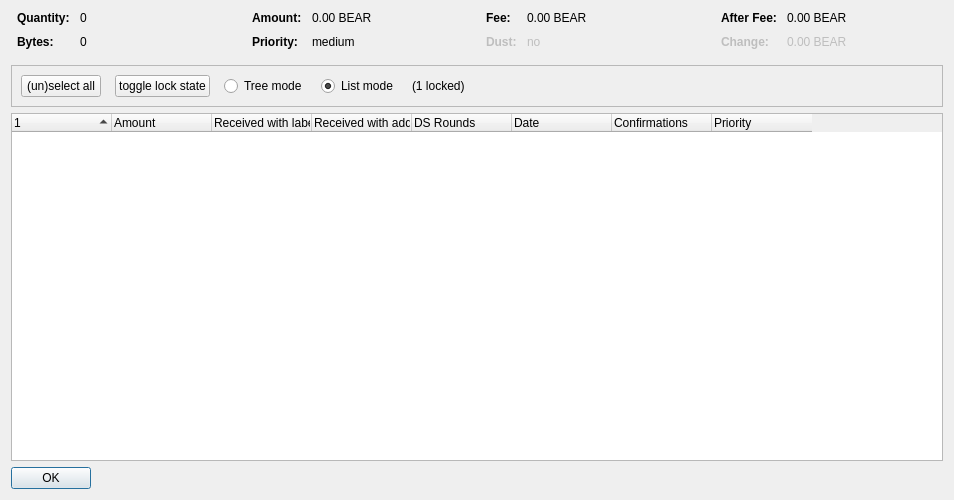
<?xml version="1.0" encoding="UTF-8"?>
<ui version="4.0">
 <class>CoinControlDialog</class>
 <widget class="QDialog" name="CoinControlDialog">
  <property name="geometry">
   <rect>
    <x>0</x>
    <y>0</y>
    <width>954</width>
    <height>500</height>
   </rect>
  </property>
  <property name="windowTitle">
   <string>Coin Selection</string>
  </property>
  <layout class="QVBoxLayout" name="verticalLayout">
   <item>
    <layout class="QHBoxLayout" name="horizontalLayoutTop" stretch="0,0,0,0">
     <property name="topMargin">
      <number>0</number>
     </property>
     <property name="bottomMargin">
      <number>10</number>
     </property>
     <item>
      <layout class="QFormLayout" name="formLayoutCoinControl1">
       <property name="horizontalSpacing">
        <number>10</number>
       </property>
       <property name="verticalSpacing">
        <number>10</number>
       </property>
       <property name="leftMargin">
        <number>6</number>
       </property>
       <property name="rightMargin">
        <number>6</number>
       </property>
       <item row="0" column="0">
        <widget class="QLabel" name="labelCoinControlQuantityText">
         <property name="font">
          <font>
           <weight>75</weight>
           <bold>true</bold>
          </font>
         </property>
         <property name="text">
          <string>Quantity:</string>
         </property>
        </widget>
       </item>
       <item row="0" column="1">
        <widget class="QLabel" name="labelCoinControlQuantity">
         <property name="cursor">
          <cursorShape>IBeamCursor</cursorShape>
         </property>
         <property name="contextMenuPolicy">
          <enum>Qt::ActionsContextMenu</enum>
         </property>
         <property name="text">
          <string notr="true">0</string>
         </property>
         <property name="textInteractionFlags">
          <set>Qt::LinksAccessibleByMouse|Qt::TextSelectableByKeyboard|Qt::TextSelectableByMouse</set>
         </property>
        </widget>
       </item>
       <item row="1" column="0">
        <widget class="QLabel" name="labelCoinControlBytesText">
         <property name="font">
          <font>
           <weight>75</weight>
           <bold>true</bold>
          </font>
         </property>
         <property name="text">
          <string>Bytes:</string>
         </property>
        </widget>
       </item>
       <item row="1" column="1">
        <widget class="QLabel" name="labelCoinControlBytes">
         <property name="cursor">
          <cursorShape>IBeamCursor</cursorShape>
         </property>
         <property name="contextMenuPolicy">
          <enum>Qt::ActionsContextMenu</enum>
         </property>
         <property name="text">
          <string notr="true">0</string>
         </property>
         <property name="textInteractionFlags">
          <set>Qt::LinksAccessibleByMouse|Qt::TextSelectableByKeyboard|Qt::TextSelectableByMouse</set>
         </property>
        </widget>
       </item>
      </layout>
     </item>
     <item>
      <layout class="QFormLayout" name="formLayoutCoinControl2">
       <property name="horizontalSpacing">
        <number>10</number>
       </property>
       <property name="verticalSpacing">
        <number>10</number>
       </property>
       <property name="leftMargin">
        <number>6</number>
       </property>
       <property name="rightMargin">
        <number>6</number>
       </property>
       <item row="0" column="0">
        <widget class="QLabel" name="labelCoinControlAmountText">
         <property name="font">
          <font>
           <weight>75</weight>
           <bold>true</bold>
          </font>
         </property>
         <property name="text">
          <string>Amount:</string>
         </property>
        </widget>
       </item>
       <item row="0" column="1">
        <widget class="QLabel" name="labelCoinControlAmount">
         <property name="cursor">
          <cursorShape>IBeamCursor</cursorShape>
         </property>
         <property name="contextMenuPolicy">
          <enum>Qt::ActionsContextMenu</enum>
         </property>
         <property name="text">
          <string notr="true">0.00 BEAR</string>
         </property>
         <property name="textInteractionFlags">
          <set>Qt::LinksAccessibleByMouse|Qt::TextSelectableByKeyboard|Qt::TextSelectableByMouse</set>
         </property>
        </widget>
       </item>
       <item row="1" column="0">
        <widget class="QLabel" name="labelCoinControlPriorityText">
         <property name="font">
          <font>
           <weight>75</weight>
           <bold>true</bold>
          </font>
         </property>
         <property name="text">
          <string>Priority:</string>
         </property>
        </widget>
       </item>
       <item row="1" column="1">
        <widget class="QLabel" name="labelCoinControlPriority">
         <property name="cursor">
          <cursorShape>IBeamCursor</cursorShape>
         </property>
         <property name="contextMenuPolicy">
          <enum>Qt::ActionsContextMenu</enum>
         </property>
         <property name="text">
          <string>medium</string>
         </property>
         <property name="textInteractionFlags">
          <set>Qt::LinksAccessibleByMouse|Qt::TextSelectableByKeyboard|Qt::TextSelectableByMouse</set>
         </property>
        </widget>
       </item>
      </layout>
     </item>
     <item>
      <layout class="QFormLayout" name="formLayoutCoinControl3">
       <property name="horizontalSpacing">
        <number>10</number>
       </property>
       <property name="verticalSpacing">
        <number>10</number>
       </property>
       <property name="leftMargin">
        <number>6</number>
       </property>
       <property name="rightMargin">
        <number>6</number>
       </property>
       <item row="0" column="0">
        <widget class="QLabel" name="labelCoinControlFeeText">
         <property name="font">
          <font>
           <weight>75</weight>
           <bold>true</bold>
          </font>
         </property>
         <property name="text">
          <string>Fee:</string>
         </property>
        </widget>
       </item>
       <item row="0" column="1">
        <widget class="QLabel" name="labelCoinControlFee">
         <property name="cursor">
          <cursorShape>IBeamCursor</cursorShape>
         </property>
         <property name="contextMenuPolicy">
          <enum>Qt::ActionsContextMenu</enum>
         </property>
         <property name="text">
          <string notr="true">0.00 BEAR</string>
         </property>
         <property name="textInteractionFlags">
          <set>Qt::LinksAccessibleByMouse|Qt::TextSelectableByKeyboard|Qt::TextSelectableByMouse</set>
         </property>
        </widget>
       </item>
       <item row="1" column="0">
        <widget class="QLabel" name="labelCoinControlLowOutputText">
         <property name="enabled">
          <bool>false</bool>
         </property>
         <property name="font">
          <font>
           <weight>75</weight>
           <bold>true</bold>
          </font>
         </property>
         <property name="text">
          <string>Dust:</string>
         </property>
        </widget>
       </item>
       <item row="1" column="1">
        <widget class="QLabel" name="labelCoinControlLowOutput">
         <property name="enabled">
          <bool>false</bool>
         </property>
         <property name="cursor">
          <cursorShape>IBeamCursor</cursorShape>
         </property>
         <property name="contextMenuPolicy">
          <enum>Qt::ActionsContextMenu</enum>
         </property>
         <property name="text">
          <string>no</string>
         </property>
         <property name="textInteractionFlags">
          <set>Qt::LinksAccessibleByMouse|Qt::TextSelectableByKeyboard|Qt::TextSelectableByMouse</set>
         </property>
        </widget>
       </item>
      </layout>
     </item>
     <item>
      <layout class="QFormLayout" name="formLayoutCoinControl4">
       <property name="horizontalSpacing">
        <number>10</number>
       </property>
       <property name="verticalSpacing">
        <number>10</number>
       </property>
       <property name="leftMargin">
        <number>6</number>
       </property>
       <property name="rightMargin">
        <number>6</number>
       </property>
       <item row="0" column="0">
        <widget class="QLabel" name="labelCoinControlAfterFeeText">
         <property name="font">
          <font>
           <weight>75</weight>
           <bold>true</bold>
          </font>
         </property>
         <property name="text">
          <string>After Fee:</string>
         </property>
        </widget>
       </item>
       <item row="0" column="1">
        <widget class="QLabel" name="labelCoinControlAfterFee">
         <property name="cursor">
          <cursorShape>IBeamCursor</cursorShape>
         </property>
         <property name="contextMenuPolicy">
          <enum>Qt::ActionsContextMenu</enum>
         </property>
         <property name="text">
          <string notr="true">0.00 BEAR</string>
         </property>
         <property name="textInteractionFlags">
          <set>Qt::LinksAccessibleByMouse|Qt::TextSelectableByKeyboard|Qt::TextSelectableByMouse</set>
         </property>
        </widget>
       </item>
       <item row="1" column="0">
        <widget class="QLabel" name="labelCoinControlChangeText">
         <property name="enabled">
          <bool>false</bool>
         </property>
         <property name="font">
          <font>
           <weight>75</weight>
           <bold>true</bold>
          </font>
         </property>
         <property name="text">
          <string>Change:</string>
         </property>
        </widget>
       </item>
       <item row="1" column="1">
        <widget class="QLabel" name="labelCoinControlChange">
         <property name="enabled">
          <bool>false</bool>
         </property>
         <property name="cursor">
          <cursorShape>IBeamCursor</cursorShape>
         </property>
         <property name="contextMenuPolicy">
          <enum>Qt::ActionsContextMenu</enum>
         </property>
         <property name="text">
          <string notr="true">0.00 BEAR</string>
         </property>
         <property name="textInteractionFlags">
          <set>Qt::LinksAccessibleByMouse|Qt::TextSelectableByKeyboard|Qt::TextSelectableByMouse</set>
         </property>
        </widget>
       </item>
      </layout>
     </item>
    </layout>
   </item>
   <item>
    <widget class="QFrame" name="frame">
     <property name="minimumSize">
      <size>
       <width>0</width>
       <height>40</height>
      </size>
     </property>
     <property name="frameShape">
      <enum>QFrame::StyledPanel</enum>
     </property>
     <property name="frameShadow">
      <enum>QFrame::Sunken</enum>
     </property>
     <layout class="QHBoxLayout" name="horizontalLayout">
      <item>
       <layout class="QHBoxLayout" name="horizontalLayoutPanel" stretch="0,0,0,0,0,0">
        <property name="spacing">
         <number>14</number>
        </property>
        <item>
         <widget class="QPushButton" name="pushButtonSelectAll">
          <property name="sizePolicy">
           <sizepolicy hsizetype="Maximum" vsizetype="Fixed">
            <horstretch>0</horstretch>
            <verstretch>0</verstretch>
           </sizepolicy>
          </property>
          <property name="text">
           <string>(un)select all</string>
          </property>
          <property name="autoDefault">
           <bool>false</bool>
          </property>
         </widget>
        </item>
        <item>
         <widget class="QPushButton" name="pushButtonToggleLock">
          <property name="sizePolicy">
           <sizepolicy hsizetype="Maximum" vsizetype="Fixed">
            <horstretch>0</horstretch>
            <verstretch>0</verstretch>
           </sizepolicy>
          </property>
          <property name="text">
           <string>toggle lock state</string>
          </property>
          <property name="autoDefault">
           <bool>false</bool>
          </property>
         </widget>
        </item>
        <item>
         <widget class="QRadioButton" name="radioTreeMode">
          <property name="sizePolicy">
           <sizepolicy hsizetype="Maximum" vsizetype="Fixed">
            <horstretch>0</horstretch>
            <verstretch>0</verstretch>
           </sizepolicy>
          </property>
          <property name="text">
           <string>Tree mode</string>
          </property>
         </widget>
        </item>
        <item>
         <widget class="QRadioButton" name="radioListMode">
          <property name="sizePolicy">
           <sizepolicy hsizetype="Maximum" vsizetype="Fixed">
            <horstretch>0</horstretch>
            <verstretch>0</verstretch>
           </sizepolicy>
          </property>
          <property name="text">
           <string>List mode</string>
          </property>
          <property name="checked">
           <bool>true</bool>
          </property>
         </widget>
        </item>
        <item>
         <widget class="QLabel" name="labelLocked">
          <property name="text">
           <string>(1 locked)</string>
          </property>
         </widget>
        </item>
        <item>
         <spacer name="horizontalSpacer">
          <property name="orientation">
           <enum>Qt::Horizontal</enum>
          </property>
          <property name="sizeHint" stdset="0">
           <size>
            <width>40</width>
            <height>20</height>
           </size>
          </property>
         </spacer>
        </item>
       </layout>
      </item>
     </layout>
    </widget>
   </item>
   <item>
    <widget class="CoinControlTreeWidget" name="treeWidget">
     <property name="contextMenuPolicy">
      <enum>Qt::CustomContextMenu</enum>
     </property>
     <property name="sortingEnabled">
      <bool>false</bool>
     </property>
     <property name="columnCount">
      <number>8</number>
     </property>
     <attribute name="headerShowSortIndicator" stdset="0">
      <bool>true</bool>
     </attribute>
     <attribute name="headerStretchLastSection">
      <bool>false</bool>
     </attribute>
     <column>
      <property name="text">
       <string/>
      </property>
     </column>
     <column>
      <property name="text">
       <string>Amount</string>
      </property>
     </column>
     <column>
      <property name="text">
       <string>Received with label</string>
      </property>
     </column>
     <column>
      <property name="text">
       <string>Received with address</string>
      </property>
     </column>
     <column>
      <property name="text">
       <string>DS Rounds</string>
      </property>
     </column>
     <column>
      <property name="text">
       <string>Date</string>
      </property>
     </column>
     <column>
      <property name="text">
       <string>Confirmations</string>
      </property>
      <property name="toolTip">
       <string>Confirmed</string>
      </property>
     </column>
     <column>
      <property name="text">
       <string>Priority</string>
      </property>
     </column>
    </widget>
   </item>
   <item>
    <widget class="QDialogButtonBox" name="buttonBox">
     <property name="sizePolicy">
      <sizepolicy hsizetype="Maximum" vsizetype="Fixed">
       <horstretch>0</horstretch>
       <verstretch>0</verstretch>
      </sizepolicy>
     </property>
     <property name="orientation">
      <enum>Qt::Horizontal</enum>
     </property>
     <property name="standardButtons">
      <set>QDialogButtonBox::Ok</set>
     </property>
    </widget>
   </item>
  </layout>
 </widget>
 <customwidgets>
  <customwidget>
   <class>CoinControlTreeWidget</class>
   <extends>QTreeWidget</extends>
   <header>coincontroltreewidget.h</header>
  </customwidget>
 </customwidgets>
 <resources/>
 <connections/>
</ui>
